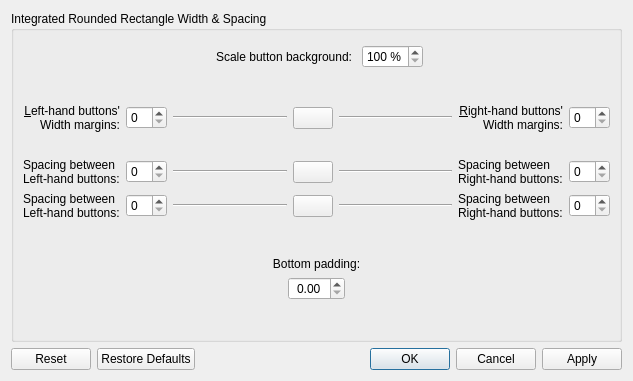
<?xml version="1.0" encoding="UTF-8"?>
<ui version="4.0">
 <class>ButtonSizing</class>
 <widget class="QDialog" name="ButtonSizing">
  <property name="geometry">
   <rect>
    <x>0</x>
    <y>0</y>
    <width>633</width>
    <height>381</height>
   </rect>
  </property>
  <property name="windowTitle">
   <string>Dialog</string>
  </property>
  <layout class="QVBoxLayout" name="verticalLayout">
   <item>
    <widget class="QGroupBox" name="groupBox">
     <property name="title">
      <string>Integrated Rounded Rectangle Width &amp;&amp; Spacing</string>
     </property>
     <layout class="QVBoxLayout" name="verticalLayout_2">
      <item>
       <spacer name="verticalSpacer_4">
        <property name="orientation">
         <enum>Qt::Vertical</enum>
        </property>
        <property name="sizeType">
         <enum>QSizePolicy::MinimumExpanding</enum>
        </property>
        <property name="sizeHint" stdset="0">
         <size>
          <width>20</width>
          <height>5</height>
         </size>
        </property>
       </spacer>
      </item>
      <item>
       <layout class="QFormLayout" name="formLayout">
        <property name="fieldGrowthPolicy">
         <enum>QFormLayout::FieldsStayAtSizeHint</enum>
        </property>
        <property name="formAlignment">
         <set>Qt::AlignHCenter|Qt::AlignTop</set>
        </property>
        <item row="0" column="0">
         <widget class="QLabel" name="scaleBackgroundPercentLabel">
          <property name="text">
           <string>Scale button background: </string>
          </property>
          <property name="buddy">
           <cstring>scaleBackgroundPercent</cstring>
          </property>
         </widget>
        </item>
        <item row="0" column="1">
         <widget class="QSpinBox" name="scaleBackgroundPercent">
          <property name="inputMethodHints">
           <set>Qt::ImhDigitsOnly</set>
          </property>
          <property name="suffix">
           <string> %</string>
          </property>
          <property name="minimum">
           <number>100</number>
          </property>
          <property name="maximum">
           <number>250</number>
          </property>
          <property name="singleStep">
           <number>5</number>
          </property>
         </widget>
        </item>
       </layout>
      </item>
      <item>
       <spacer name="verticalSpacer_2">
        <property name="orientation">
         <enum>Qt::Vertical</enum>
        </property>
        <property name="sizeHint" stdset="0">
         <size>
          <width>20</width>
          <height>40</height>
         </size>
        </property>
       </spacer>
      </item>
      <item>
       <layout class="QGridLayout" name="gridLayout">
        <property name="sizeConstraint">
         <enum>QLayout::SetNoConstraint</enum>
        </property>
        <item row="1" column="4">
         <widget class="QPushButton" name="lockFullHeightButtonWidthMargins">
          <property name="sizePolicy">
           <sizepolicy hsizetype="Fixed" vsizetype="Fixed">
            <horstretch>0</horstretch>
            <verstretch>0</verstretch>
           </sizepolicy>
          </property>
          <property name="toolTip">
           <string>Lock to make Left-hand button width margin and Right-hand button width margin have the same value</string>
          </property>
          <property name="text">
           <string/>
          </property>
          <property name="icon">
           <iconset resource="customdecoration_config.qrc">
            <normaloff>:/custom_config_icons/object-unlocked-symbolic.svg</normaloff>
            <normalon>:/custom_config_icons/object-locked-symbolic.svg</normalon>:/custom_config_icons/object-unlocked-symbolic.svg</iconset>
          </property>
          <property name="checkable">
           <bool>true</bool>
          </property>
         </widget>
        </item>
        <item row="3" column="7">
         <widget class="QLabel" name="buttonSpacingRightLabel">
          <property name="text">
           <string>Spacing between
Right-hand buttons:</string>
          </property>
          <property name="buddy">
           <cstring>buttonSpacingRight</cstring>
          </property>
         </widget>
        </item>
        <item row="2" column="4">
         <spacer name="verticalSpacer">
          <property name="orientation">
           <enum>Qt::Vertical</enum>
          </property>
          <property name="sizeType">
           <enum>QSizePolicy::MinimumExpanding</enum>
          </property>
          <property name="sizeHint" stdset="0">
           <size>
            <width>20</width>
            <height>20</height>
           </size>
          </property>
         </spacer>
        </item>
        <item row="0" column="6">
         <spacer name="horizontalSpacer_2">
          <property name="orientation">
           <enum>Qt::Horizontal</enum>
          </property>
          <property name="sizeHint" stdset="0">
           <size>
            <width>40</width>
            <height>0</height>
           </size>
          </property>
         </spacer>
        </item>
        <item row="0" column="5">
         <spacer name="horizontalSpacer_19">
          <property name="orientation">
           <enum>Qt::Horizontal</enum>
          </property>
          <property name="sizeType">
           <enum>QSizePolicy::Fixed</enum>
          </property>
          <property name="sizeHint" stdset="0">
           <size>
            <width>10</width>
            <height>0</height>
           </size>
          </property>
         </spacer>
        </item>
        <item row="3" column="2" colspan="2">
         <layout class="QGridLayout" name="gridLayout_4">
          <property name="sizeConstraint">
           <enum>QLayout::SetNoConstraint</enum>
          </property>
          <property name="verticalSpacing">
           <number>0</number>
          </property>
          <item row="0" column="0">
           <widget class="Line" name="buttonSpacingLeftLine">
            <property name="orientation">
             <enum>Qt::Horizontal</enum>
            </property>
           </widget>
          </item>
         </layout>
        </item>
        <item row="3" column="8">
         <widget class="QSpinBox" name="buttonSpacingRight">
          <property name="suffix">
           <string/>
          </property>
          <property name="prefix">
           <string/>
          </property>
          <property name="maximum">
           <number>50</number>
          </property>
         </widget>
        </item>
        <item row="3" column="0">
         <widget class="QLabel" name="buttonSpacingLeftLabel">
          <property name="text">
           <string>Spacing between
Left-hand buttons:</string>
          </property>
          <property name="buddy">
           <cstring>buttonSpacingLeft</cstring>
          </property>
         </widget>
        </item>
        <item row="1" column="7">
         <widget class="QLabel" name="fullHeightButtonWidthMarginRightLabel">
          <property name="text">
           <string>&amp;Right-hand buttons'
 Width margins:</string>
          </property>
          <property name="alignment">
           <set>Qt::AlignRight|Qt::AlignTrailing|Qt::AlignVCenter</set>
          </property>
          <property name="buddy">
           <cstring>fullHeightButtonWidthMarginRight</cstring>
          </property>
         </widget>
        </item>
        <item row="1" column="5" colspan="2">
         <layout class="QGridLayout" name="gridLayout_3">
          <property name="sizeConstraint">
           <enum>QLayout::SetNoConstraint</enum>
          </property>
          <property name="verticalSpacing">
           <number>0</number>
          </property>
          <item row="0" column="0">
           <widget class="Line" name="line_2">
            <property name="orientation">
             <enum>Qt::Horizontal</enum>
            </property>
           </widget>
          </item>
         </layout>
        </item>
        <item row="1" column="8">
         <widget class="QSpinBox" name="fullHeightButtonWidthMarginRight">
          <property name="maximum">
           <number>50</number>
          </property>
         </widget>
        </item>
        <item row="3" column="4">
         <widget class="QPushButton" name="lockButtonSpacingLeftRight">
          <property name="sizePolicy">
           <sizepolicy hsizetype="Fixed" vsizetype="Fixed">
            <horstretch>0</horstretch>
            <verstretch>0</verstretch>
           </sizepolicy>
          </property>
          <property name="toolTip">
           <string>Lock to make Left-hand button spacing and Right-hand button spacing have the same value</string>
          </property>
          <property name="text">
           <string/>
          </property>
          <property name="icon">
           <iconset resource="customdecoration_config.qrc">
            <normaloff>:/custom_config_icons/object-unlocked-symbolic.svg</normaloff>
            <normalon>:/custom_config_icons/object-locked-symbolic.svg</normalon>:/custom_config_icons/object-unlocked-symbolic.svg</iconset>
          </property>
          <property name="checkable">
           <bool>true</bool>
          </property>
         </widget>
        </item>
        <item row="3" column="1">
         <widget class="QSpinBox" name="buttonSpacingLeft">
          <property name="suffix">
           <string/>
          </property>
          <property name="prefix">
           <string/>
          </property>
          <property name="maximum">
           <number>50</number>
          </property>
         </widget>
        </item>
        <item row="1" column="0">
         <widget class="QLabel" name="fullHeightButtonWidthMarginLeftLabel">
          <property name="text">
           <string>&amp;Left-hand buttons'
 Width margins:</string>
          </property>
          <property name="alignment">
           <set>Qt::AlignRight|Qt::AlignTrailing|Qt::AlignVCenter</set>
          </property>
          <property name="buddy">
           <cstring>fullHeightButtonWidthMarginLeft</cstring>
          </property>
         </widget>
        </item>
        <item row="1" column="2" colspan="2">
         <layout class="QGridLayout" name="gridLayout_2">
          <property name="sizeConstraint">
           <enum>QLayout::SetNoConstraint</enum>
          </property>
          <property name="verticalSpacing">
           <number>0</number>
          </property>
          <item row="0" column="0">
           <widget class="Line" name="line">
            <property name="orientation">
             <enum>Qt::Horizontal</enum>
            </property>
           </widget>
          </item>
         </layout>
        </item>
        <item row="3" column="5" colspan="2">
         <layout class="QGridLayout" name="gridLayout_5">
          <property name="sizeConstraint">
           <enum>QLayout::SetNoConstraint</enum>
          </property>
          <property name="verticalSpacing">
           <number>0</number>
          </property>
          <item row="0" column="0">
           <widget class="Line" name="buttonSpacingRightLine">
            <property name="orientation">
             <enum>Qt::Horizontal</enum>
            </property>
           </widget>
          </item>
         </layout>
        </item>
        <item row="0" column="2">
         <spacer name="horizontalSpacer">
          <property name="orientation">
           <enum>Qt::Horizontal</enum>
          </property>
          <property name="sizeHint" stdset="0">
           <size>
            <width>40</width>
            <height>0</height>
           </size>
          </property>
         </spacer>
        </item>
        <item row="0" column="3">
         <spacer name="horizontalSpacer_31">
          <property name="orientation">
           <enum>Qt::Horizontal</enum>
          </property>
          <property name="sizeType">
           <enum>QSizePolicy::Fixed</enum>
          </property>
          <property name="sizeHint" stdset="0">
           <size>
            <width>10</width>
            <height>0</height>
           </size>
          </property>
         </spacer>
        </item>
        <item row="1" column="1">
         <widget class="QSpinBox" name="fullHeightButtonWidthMarginLeft">
          <property name="maximum">
           <number>50</number>
          </property>
         </widget>
        </item>
        <item row="4" column="1">
         <widget class="QSpinBox" name="fullHeightButtonSpacingLeft">
          <property name="maximum">
           <number>50</number>
          </property>
         </widget>
        </item>
        <item row="4" column="8">
         <widget class="QSpinBox" name="fullHeightButtonSpacingRight">
          <property name="maximum">
           <number>50</number>
          </property>
         </widget>
        </item>
        <item row="4" column="0">
         <widget class="QLabel" name="fullHeightButtonSpacingLeftLabel">
          <property name="text">
           <string>Spacing between
Left-hand buttons:</string>
          </property>
          <property name="buddy">
           <cstring>fullHeightButtonSpacingLeft</cstring>
          </property>
         </widget>
        </item>
        <item row="4" column="7">
         <widget class="QLabel" name="fullHeightButtonSpacingRightLabel">
          <property name="text">
           <string>Spacing between
Right-hand buttons:</string>
          </property>
          <property name="buddy">
           <cstring>fullHeightButtonSpacingRight</cstring>
          </property>
         </widget>
        </item>
        <item row="4" column="2" colspan="2">
         <layout class="QGridLayout" name="gridLayout_6">
          <property name="sizeConstraint">
           <enum>QLayout::SetNoConstraint</enum>
          </property>
          <property name="verticalSpacing">
           <number>0</number>
          </property>
          <item row="0" column="0">
           <widget class="Line" name="fullHeightButtonSpacingLeftLine">
            <property name="orientation">
             <enum>Qt::Horizontal</enum>
            </property>
           </widget>
          </item>
         </layout>
        </item>
        <item row="4" column="5" colspan="2">
         <layout class="QGridLayout" name="gridLayout_7">
          <property name="sizeConstraint">
           <enum>QLayout::SetNoConstraint</enum>
          </property>
          <property name="verticalSpacing">
           <number>0</number>
          </property>
          <item row="0" column="0">
           <widget class="Line" name="fullHeightButtonSpacingRightLine">
            <property name="orientation">
             <enum>Qt::Horizontal</enum>
            </property>
           </widget>
          </item>
         </layout>
        </item>
        <item row="4" column="4">
         <widget class="QPushButton" name="lockFullHeightButtonSpacingLeftRight">
          <property name="sizePolicy">
           <sizepolicy hsizetype="Fixed" vsizetype="Fixed">
            <horstretch>0</horstretch>
            <verstretch>0</verstretch>
           </sizepolicy>
          </property>
          <property name="toolTip">
           <string>Lock to make Left-hand button spacing and Right-hand button spacing have the same value</string>
          </property>
          <property name="text">
           <string/>
          </property>
          <property name="icon">
           <iconset resource="customdecoration_config.qrc">
            <normaloff>:/custom_config_icons/object-unlocked-symbolic.svg</normaloff>
            <normalon>:/custom_config_icons/object-locked-symbolic.svg</normalon>:/custom_config_icons/object-unlocked-symbolic.svg</iconset>
          </property>
          <property name="checkable">
           <bool>true</bool>
          </property>
         </widget>
        </item>
       </layout>
      </item>
      <item>
       <spacer name="verticalSpacer_3">
        <property name="orientation">
         <enum>Qt::Vertical</enum>
        </property>
        <property name="sizeHint" stdset="0">
         <size>
          <width>20</width>
          <height>40</height>
         </size>
        </property>
       </spacer>
      </item>
      <item>
       <layout class="QGridLayout" name="integratedOnlyGrid">
        <item row="1" column="0">
         <spacer name="horizontalSpacer_6">
          <property name="orientation">
           <enum>Qt::Horizontal</enum>
          </property>
          <property name="sizeHint" stdset="0">
           <size>
            <width>40</width>
            <height>20</height>
           </size>
          </property>
         </spacer>
        </item>
        <item row="1" column="1">
         <widget class="QDoubleSpinBox" name="integratedRoundedRectangleBottomPadding">
          <property name="sizePolicy">
           <sizepolicy hsizetype="Fixed" vsizetype="Fixed">
            <horstretch>0</horstretch>
            <verstretch>0</verstretch>
           </sizepolicy>
          </property>
          <property name="alignment">
           <set>Qt::AlignCenter</set>
          </property>
          <property name="decimals">
           <number>2</number>
          </property>
          <property name="maximum">
           <double>10.000000000000000</double>
          </property>
          <property name="singleStep">
           <double>0.250000000000000</double>
          </property>
         </widget>
        </item>
        <item row="1" column="2">
         <spacer name="horizontalSpacer_5">
          <property name="orientation">
           <enum>Qt::Horizontal</enum>
          </property>
          <property name="sizeHint" stdset="0">
           <size>
            <width>40</width>
            <height>20</height>
           </size>
          </property>
         </spacer>
        </item>
        <item row="0" column="0" colspan="3">
         <widget class="QLabel" name="integratedRoundedRectangleBottomPaddingLabel">
          <property name="text">
           <string>Bottom padding:</string>
          </property>
          <property name="alignment">
           <set>Qt::AlignCenter</set>
          </property>
          <property name="buddy">
           <cstring>integratedRoundedRectangleBottomPadding</cstring>
          </property>
         </widget>
        </item>
       </layout>
      </item>
      <item>
       <spacer name="verticalSpacer_5">
        <property name="orientation">
         <enum>Qt::Vertical</enum>
        </property>
        <property name="sizeHint" stdset="0">
         <size>
          <width>20</width>
          <height>40</height>
         </size>
        </property>
       </spacer>
      </item>
     </layout>
    </widget>
   </item>
   <item>
    <widget class="QDialogButtonBox" name="buttonBox">
     <property name="orientation">
      <enum>Qt::Horizontal</enum>
     </property>
     <property name="standardButtons">
      <set>QDialogButtonBox::Apply|QDialogButtonBox::Cancel|QDialogButtonBox::Ok|QDialogButtonBox::Reset|QDialogButtonBox::RestoreDefaults</set>
     </property>
    </widget>
   </item>
  </layout>
 </widget>
 <tabstops>
  <tabstop>scaleBackgroundPercent</tabstop>
  <tabstop>fullHeightButtonWidthMarginLeft</tabstop>
  <tabstop>lockFullHeightButtonWidthMargins</tabstop>
  <tabstop>fullHeightButtonWidthMarginRight</tabstop>
  <tabstop>buttonSpacingLeft</tabstop>
  <tabstop>lockButtonSpacingLeftRight</tabstop>
  <tabstop>buttonSpacingRight</tabstop>
  <tabstop>fullHeightButtonSpacingLeft</tabstop>
  <tabstop>lockFullHeightButtonSpacingLeftRight</tabstop>
  <tabstop>fullHeightButtonSpacingRight</tabstop>
  <tabstop>integratedRoundedRectangleBottomPadding</tabstop>
 </tabstops>
 <resources>
  <include location="customdecoration_config.qrc"/>
 </resources>
 <connections>
  <connection>
   <sender>buttonBox</sender>
   <signal>accepted()</signal>
   <receiver>ButtonSizing</receiver>
   <slot>accept()</slot>
   <hints>
    <hint type="sourcelabel">
     <x>248</x>
     <y>255</y>
    </hint>
    <hint type="destinationlabel">
     <x>157</x>
     <y>261</y>
    </hint>
   </hints>
  </connection>
  <connection>
   <sender>buttonBox</sender>
   <signal>rejected()</signal>
   <receiver>ButtonSizing</receiver>
   <slot>reject()</slot>
   <hints>
    <hint type="sourcelabel">
     <x>316</x>
     <y>255</y>
    </hint>
    <hint type="destinationlabel">
     <x>286</x>
     <y>261</y>
    </hint>
   </hints>
  </connection>
 </connections>
</ui>
